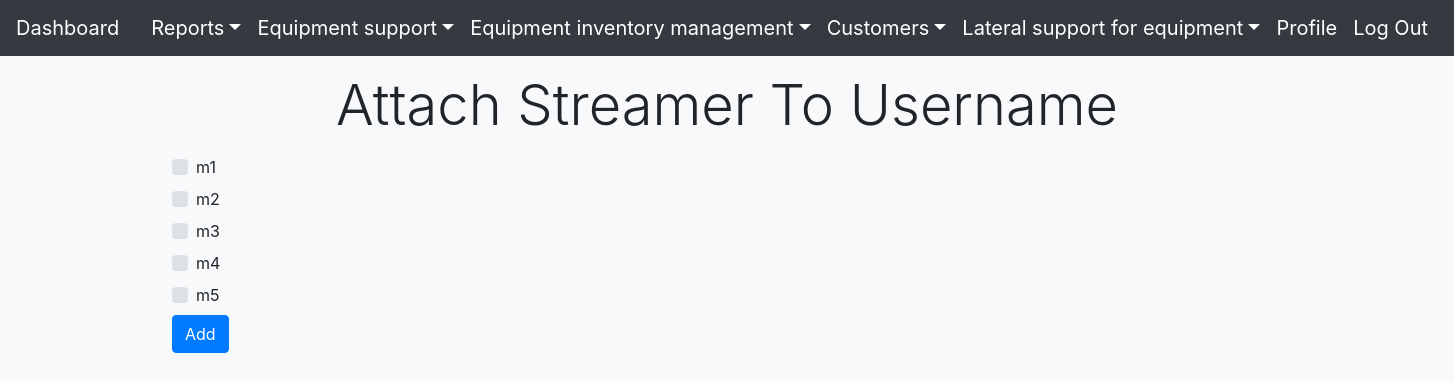
The app's page /attachStreamerToUsername.php?userid=101 (signed in) with its own data.
### tables this page shows
CREATE TABLE `streamer` (
  `id` int(11) NOT NULL COMMENT 'primary key',
  `model` varchar(8) NOT NULL COMMENT 'model',
  `version` varchar(5) NOT NULL COMMENT '2.0',
  `type` enum('HD','SD','4K') NOT NULL DEFAULT 'HD',
  `status` enum('AVAILABLE','INFIX','USE','BROKEN') NOT NULL DEFAULT 'AVAILABLE',
  `SerialNum` varchar(15) NOT NULL,
  `IP` varchar(15) NOT NULL
);

### attachStreamerToUsername.php (the view, shortened to what this page needs)
<?php
require 'connection/connection.php';
$availableStreamersQuery = 'SELECT `streamer`.`model`, `streamer`.`id` FROM `streamer` LEFT OUTER JOIN streamer2account ON `streamer`.`id` = `streamer2account`.`streamer_id` WHERE `streamer2account`.`account_id` IS NULL';
$result = $con->query($availableStreamersQuery);
?>
<!DOCTYPE html>
<html xmlns="http://www.w3.org/1999/html">
    <head>
        <?php require 'components/head.php'; ?>
    </head>
    <body class="bg-light">
        <header class="navbar navbar-dark bg-dark box-shadow">
            <?php require 'components/header.php' ?>
        </header>
        <main role="main" class="container">
            <h1 class="display-4 m-3 text-center">Attach Streamer To Username</h1>
            <form class="g-3" action="attachStreamerToUsername.php">
                <?php while($row = $result->fetch_assoc()) { ?>
                    <div class="custom-checkbox custom-control mb-2">
                        <label class="custom-control-label" for="type_<?= $row['id'] ?>"><?= $row['model'] ?></label>
                    </div>
                <?php } ?>
                <div class="col-auto p-0">
                    <button type="submit" class="btn btn-primary mb-3">Add</button>
                </div>
            </form>
            </main>
    </body>
</html>

### records on screen
streamer: model "m1"
streamer: model "m2"
streamer: model "m3"
streamer: model "m4"
streamer: model "m5"
